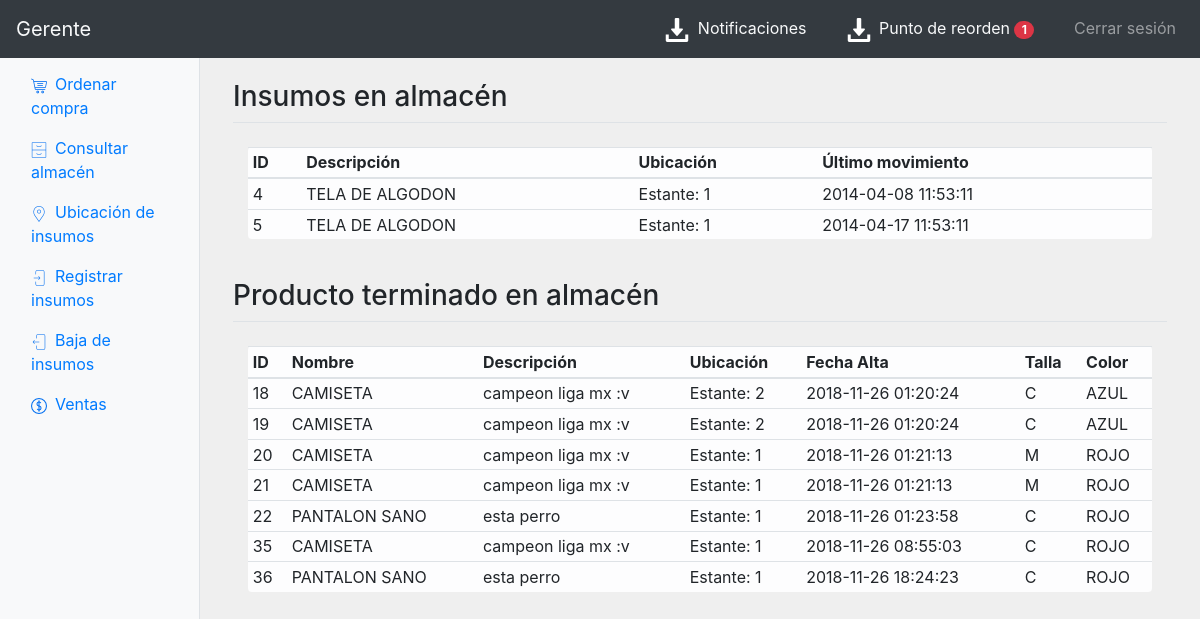
/g-consultarAlmacen.php (signed in), run on the app's committed database.
### tables this page shows
CREATE TABLE `almaceninsumos` (
  `id` int(11) NOT NULL,
  `idInsumo` int(11) NOT NULL,
  `ubicacion` int(11) NOT NULL,
  `fechaAlta` datetime NOT NULL
);

CREATE TABLE `insumo` (
  `id` int(11) NOT NULL,
  `nombre` varchar(45) NOT NULL
);

CREATE TABLE `almacenproductos` (
  `id` int(11) NOT NULL,
  `idProducto` int(11) NOT NULL,
  `ubicacion` int(11) NOT NULL,
  `fechaAlta` datetime NOT NULL,
  `talla` varchar(1) NOT NULL,
  `color` varchar(45) NOT NULL
);

CREATE TABLE `producto` (
  `id` int(11) NOT NULL,
  `nombre` varchar(45) NOT NULL,
  `descripcion` varchar(45) NOT NULL,
  `precio` decimal(10,2) NOT NULL,
  `img` varchar(80) NOT NULL,
  `idInsumo` int(11) NOT NULL,
  `cantidadChico` int(11) NOT NULL
);

### g-consultarAlmacen.php (the view, shortened to what this page needs)
<?php
  include_once "templates/header.php";
  include_once "templates/navbarGerente.php";
?>
       <div class="col-12 col-md-9 col-lg-10 px-4 px-sm-5 pt-4 sidebar-left ">
      <div class="row border-bottom">
      <h3>Insumos en almacén</h3>
      </div>
      <div class="row my-4">
        <div class="col-12 mx-auto">
          <table class="table table-hover table-responsive-md table-light rounded table-sm">
            <thead>
              <tr>
                <th>ID</th>
                <th>Descripción</th>
                <th>Ubicación</th>
                <th class="text-nowrap">Último movimiento</th>
              </tr>
            </thead>
            <tbody>
              <?php
              $query = mysqli_query($conn, "SELECT almaceninsumos.id, almaceninsumos.idInsumo, almaceninsumos.ubicacion, almaceninsumos.fechaAlta, insumo.nombre FROM almaceninsumos JOIN insumo ON almaceninsumos.idInsumo = insumo.id ORDER BY id");
              while ($f=mysqli_fetch_array($query))
              {
                echo "<tr>";
                echo "<td>" . $f['id'] . " </td>";
                echo "<td>" . $f['nombre'] . " </td>";
                echo "<td> Estante: " . $f['ubicacion'] . " </td>";
                echo "<td>" . $f['fechaAlta'] . " </td>";
                echo "</tr>";
              }
              ?>
            </tbody>
          </table>
        </div>
      </div>
      <div class="row border-bottom">
        <h3>Producto terminado en almacén</h3>
      </div>
      <div class="row mt-4">
        <div class="col-12 mx-auto">
          <table class="table table-hover table-responsive-md table-light rounded table-sm">
            <thead>
              <tr>
                <th>ID</th>
                  <th>Nombre</th>
                <th>Descripción</th>
                <th>Ubicación</th>
                <th>Fecha Alta</th>
                <th>Talla</th>
                <th class="text-nowrap">Color</th>
              </tr>
            </thead>
            <tbody>
              <?php
              $query2 = mysqli_query($conn,
              "
                SELECT
                    almacenproductos.id,
                    almacenproductos.idProducto,
                    almacenproductos.ubicacion,
                    almacenproductos.fechaAlta,
                    almacenproductos.talla,
                    almacenproductos.color,
                    producto.nombre,
                    producto.descripcion
                FROM
                    almacenproductos
                JOIN producto ON almacenproductos.idProducto = producto.id
                ORDER BY id
              ");
              while ($f2=mysqli_fetch_array($query2))
              {
                echo "<tr>";
                echo "<td>" . $f2['id'] . " </td>";
                echo "<td>" . $f2['nombre'] . " </td>";
                echo "<td>" . $f2['descripcion'] . " </td>";
                echo "<td> Estante: " . $f2['ubicacion'] . " </td>";
                echo "<td>" . $f2['fechaAlta'] . " </td>";
                echo "<td>" . $f2['talla'] . " </td>";
                echo "<td>" . $f2['color'] . " </td>";
                echo "</tr>";
              }
              ?>
            </tbody>
          </table>
        </div>
      </div>
    </div>
  </div>
</div>
<?php include_once "templates/scripts.php"?>

### css/estilos.css (style rules this page uses)
html, body { height:100%; }
.bgcol { background-color: #efefef; }
.sidebar-left { margin-top: 56px; height: calc(100vh - 56px); }

### data on the page
almaceninsumos: id "4", idInsumo.nombre "TELA DE ALGODON", ubicacion "1", fechaAlta "2014-04-08 11:53:11"
almaceninsumos: id "5", idInsumo.nombre "TELA DE ALGODON", ubicacion "1", fechaAlta "2014-04-17 11:53:11"
almacenproductos: id "18", idProducto.nombre "CAMISETA", idProducto.descripcion "campeon liga mx :v", ubicacion "2", fechaAlta "2018-11-26 01:20:24", talla "C", color "AZUL"
almacenproductos: id "19", idProducto.nombre "CAMISETA", idProducto.descripcion "campeon liga mx :v", ubicacion "2", fechaAlta "2018-11-26 01:20:24", talla "C", color "AZUL"
almacenproductos: id "20", idProducto.nombre "CAMISETA", idProducto.descripcion "campeon liga mx :v", ubicacion "1", fechaAlta "2018-11-26 01:21:13", talla "M", color "ROJO"
almacenproductos: id "21", idProducto.nombre "CAMISETA", idProducto.descripcion "campeon liga mx :v", ubicacion "1", fechaAlta "2018-11-26 01:21:13", talla "M", color "ROJO"
almacenproductos: id "22", idProducto.nombre "PANTALON SANO", idProducto.descripcion "esta perro", ubicacion "1", fechaAlta "2018-11-26 01:23:58", talla "C", color "ROJO"
almacenproductos: id "35", idProducto.nombre "CAMISETA", idProducto.descripcion "campeon liga mx :v", ubicacion "1", fechaAlta "2018-11-26 08:55:03", talla "C", color "ROJO"
almacenproductos: id "36", idProducto.nombre "PANTALON SANO", idProducto.descripcion "esta perro", ubicacion "1", fechaAlta "2018-11-26 18:24:23", talla "C", color "ROJO"
